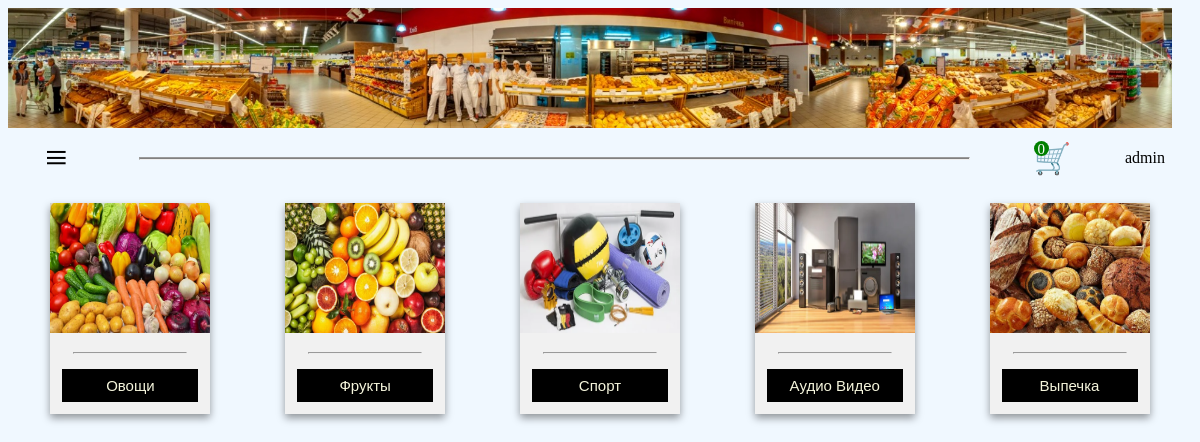
The page / (signed in) on the database its author committed.
### shop/models.py (models this page shows)
class User(AbstractUser):
    email_validator = EmailValidator()
    phone_number = models.CharField(max_length=12, blank=True)
    on_the_list = models.BooleanField(default=False)

class Category(models.Model):
    name = models.CharField(max_length=255)
    description = models.TextField(blank=True, null=True)
    image = models.ImageField(upload_to="shop/media/products/category")
    def __str__(self):
        return self.name

### shop/views.py (the view)
# urls.py: path("", views.index_views, name="index"),
def index_views(request):
    contex_to_html = get_category(request)
    return contex_to_html

### shop/cont_processor/count_bascket.py (called while the page is built)
def count_products_in_bascket(request):
    try:
        cart = Cart.objects.get(user=request.user)
        count = cart.items.count()
        print(count)
        return {"count": count}
    except Exception as e:
        print(e)
        return {"count": 0}

### shop/process_db/processor_db.py (called while the page is built)
def get_category(request):
    category_obj = Category.objects.all()
    contex = render(request, "index.html", {"category": category_obj})
    return contex

### shop/templates/index.html (shortened to what this page needs)
{% extends 'main.html' %}
{% block content %}
  <div class="conteiner">
    {% for cat in category %}
      <div class="card">
        <img src="{{ cat.image.url }}" alt="Товар" style="width: 160px; height: 130px;" />
        <hr />
        <p>
          <button><a class="a-index" href="{% url 'product_in_category' cat %}">{{ cat }}</a></button>
        </p>
      </div>
    {% endfor %}
  </div>
{% endblock %}

### shop/templates/main.html (shortened to what this page needs)
<!DOCTYPE html>
<html lang="en">
  <head>
  </head>
  <body>
    <div class="box">
      <div class="header">
      </div>
      <div class="logo">
        <span onclick="openNav()"><span class="menu-icon">&#8801;</span></span>
        <hr />
        <a href="{% url 'bascet' %}" id="basket" data-count="{{ count }}"><span class="bascet">&#x1F6D2;</span></a>
        <p>{{ request.user }}</p>
      </div>
      <div id="main">
        <div class="conteiner-main">
          {% block content %}
          {% endblock %}
        </div>
      </div>
    </div>
  </body>
</html>

### shop/templates/index.html (style rules this page uses)
a { text-decoration: none; }
.card p { margin: 1vw; }
hr { width: 70%; margin: 15px auto; }
.a-index { color: beige; text-decoration: none; }
.conteiner { display: flex; flex-wrap: wrap; justify-content: space-around; }
.card { word-wrap: break-word; box-shadow: 0 4px 8px 0 rgba(0, 0, 0, 0.4); max-width: 160px; max-height: 320px; margin: 10px auto; text-align: center; font-family: arial; background-color: #f1f1f1; }
.card button { border: none; outline: 0; padding: 8px; color: white; background-color: #000; text-align: center; cursor: pointer; width: 100%; font-size: 15px; }

### shop/templates/main.html (style rules this page uses)
#basket::before { color: green; content: attr(data-count); font-size: 15px; position: absolute; transform: translate(0, 0); width: 15px; height: 15px; border-radius: 20px; background-color: green; color: white; text-align: center; }
.header { margin: 0; background-image: url('/static/panorama.jpg'); background-repeat: no-repeat; background-size: cover; background-size: 100%; width: 97vw; height: 15vh; background-position: center; }
.logo hr { margin: auto 10px; height: 1px; background-color: gray; }
.logo { display: flex; justify-content: space-between; align-items: center; justify-content: space-around; }
.bascet { font-size: 30px; }
.menu-icon { width: 20px; display: inline-block; cursor: pointer; padding: 0 10px; font-size: 40px; line-height: 1.5; }
.header { display: flex; justify-content: center; }
body { background-color: aliceblue !important; }
#main { transition: margin-left 0.7s; padding: 5px; }

### rows shown on the page
User: user "admin"
Category: image (picture), name "Овощи"
Category: image (picture), name "Фрукты"
Category: image (picture), name "Спорт"
Category: image (picture), name "Аудио Видео"
Category: image (picture), name "Выпечка"
